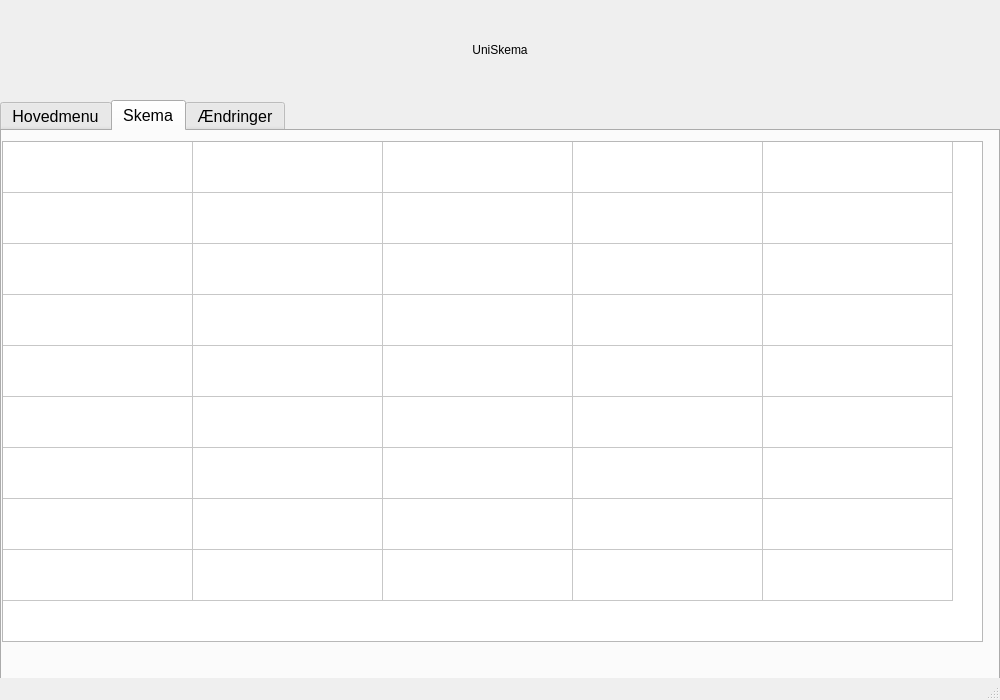
<?xml version="1.0" encoding="UTF-8"?>
<ui version="4.0">
 <class>MainWindow</class>
 <widget class="QMainWindow" name="MainWindow">
  <property name="geometry">
   <rect>
    <x>0</x>
    <y>0</y>
    <width>1000</width>
    <height>700</height>
   </rect>
  </property>
  <property name="sizePolicy">
   <sizepolicy hsizetype="Fixed" vsizetype="Fixed">
    <horstretch>0</horstretch>
    <verstretch>0</verstretch>
   </sizepolicy>
  </property>
  <property name="minimumSize">
   <size>
    <width>1000</width>
    <height>700</height>
   </size>
  </property>
  <property name="maximumSize">
   <size>
    <width>1000</width>
    <height>700</height>
   </size>
  </property>
  <property name="windowTitle">
   <string>MainWindow</string>
  </property>
  <widget class="QWidget" name="centralwidget">
   <widget class="QTabWidget" name="tabWidget">
    <property name="geometry">
     <rect>
      <x>0</x>
      <y>100</y>
      <width>1000</width>
      <height>600</height>
     </rect>
    </property>
    <property name="styleSheet">
     <string notr="true">font-size:16px;</string>
    </property>
    <property name="currentIndex">
     <number>1</number>
    </property>
    <widget class="QWidget" name="tab">
     <attribute name="title">
      <string>Hovedmenu</string>
     </attribute>
    </widget>
    <widget class="QWidget" name="tab_3">
     <attribute name="title">
      <string>Skema</string>
     </attribute>
     <widget class="QTableWidget" name="tableWidget_2">
      <property name="geometry">
       <rect>
        <x>0</x>
        <y>10</y>
        <width>981</width>
        <height>501</height>
       </rect>
      </property>
      <property name="maximumSize">
       <size>
        <width>1000</width>
        <height>600</height>
       </size>
      </property>
      <property name="styleSheet">
       <string notr="true"/>
      </property>
      <attribute name="horizontalHeaderVisible">
       <bool>false</bool>
      </attribute>
      <attribute name="horizontalHeaderMinimumSectionSize">
       <number>190</number>
      </attribute>
      <attribute name="horizontalHeaderDefaultSectionSize">
       <number>190</number>
      </attribute>
      <attribute name="horizontalHeaderStretchLastSection">
       <bool>false</bool>
      </attribute>
      <attribute name="verticalHeaderVisible">
       <bool>false</bool>
      </attribute>
      <attribute name="verticalHeaderCascadingSectionResizes">
       <bool>false</bool>
      </attribute>
      <attribute name="verticalHeaderMinimumSectionSize">
       <number>51</number>
      </attribute>
      <attribute name="verticalHeaderDefaultSectionSize">
       <number>51</number>
      </attribute>
      <attribute name="verticalHeaderHighlightSections">
       <bool>false</bool>
      </attribute>
      <attribute name="verticalHeaderShowSortIndicator" stdset="0">
       <bool>false</bool>
      </attribute>
      <attribute name="verticalHeaderStretchLastSection">
       <bool>false</bool>
      </attribute>
      <row>
       <property name="text">
        <string>8</string>
       </property>
      </row>
      <row>
       <property name="text">
        <string>9</string>
       </property>
      </row>
      <row>
       <property name="text">
        <string>10</string>
       </property>
      </row>
      <row>
       <property name="text">
        <string>11</string>
       </property>
      </row>
      <row>
       <property name="text">
        <string>12</string>
       </property>
      </row>
      <row>
       <property name="text">
        <string>13</string>
       </property>
      </row>
      <row>
       <property name="text">
        <string>14</string>
       </property>
      </row>
      <row>
       <property name="text">
        <string>15</string>
       </property>
      </row>
      <row>
       <property name="text">
        <string>16</string>
       </property>
      </row>
      <column>
       <property name="text">
        <string>Mandag</string>
       </property>
      </column>
      <column>
       <property name="text">
        <string>Tirsdag</string>
       </property>
      </column>
      <column>
       <property name="text">
        <string>Onsdag</string>
       </property>
      </column>
      <column>
       <property name="text">
        <string>Torsdag</string>
       </property>
      </column>
      <column>
       <property name="text">
        <string>Fredag</string>
       </property>
      </column>
     </widget>
    </widget>
    <widget class="QWidget" name="tab_2">
     <attribute name="title">
      <string>Ændringer</string>
     </attribute>
     <widget class="QTableWidget" name="tableWidget">
      <property name="geometry">
       <rect>
        <x>3</x>
        <y>40</y>
        <width>990</width>
        <height>481</height>
       </rect>
      </property>
      <property name="maximumSize">
       <size>
        <width>1000</width>
        <height>600</height>
       </size>
      </property>
      <property name="styleSheet">
       <string notr="true"/>
      </property>
      <column>
       <property name="text">
        <string>Mandag</string>
       </property>
      </column>
      <column>
       <property name="text">
        <string>Tirsdag</string>
       </property>
      </column>
      <column>
       <property name="text">
        <string>Onsdag</string>
       </property>
      </column>
      <column>
       <property name="text">
        <string>Torsdag</string>
       </property>
      </column>
      <column>
       <property name="text">
        <string>Fredag</string>
       </property>
      </column>
     </widget>
     <widget class="QLabel" name="label_2">
      <property name="geometry">
       <rect>
        <x>10</x>
        <y>10</y>
        <width>221</width>
        <height>16</height>
       </rect>
      </property>
      <property name="text">
       <string>TextLabel</string>
      </property>
     </widget>
     <widget class="QPushButton" name="pushButton">
      <property name="geometry">
       <rect>
        <x>870</x>
        <y>10</y>
        <width>75</width>
        <height>24</height>
       </rect>
      </property>
      <property name="text">
       <string>PushButton</string>
      </property>
     </widget>
    </widget>
   </widget>
   <widget class="QLabel" name="label">
    <property name="geometry">
     <rect>
      <x>0</x>
      <y>0</y>
      <width>1000</width>
      <height>100</height>
     </rect>
    </property>
    <property name="styleSheet">
     <string notr="true">font: 500 30pt;</string>
    </property>
    <property name="text">
     <string>UniSkema</string>
    </property>
    <property name="alignment">
     <set>Qt::AlignCenter</set>
    </property>
   </widget>
  </widget>
  <widget class="QMenuBar" name="menubar">
   <property name="geometry">
    <rect>
     <x>0</x>
     <y>0</y>
     <width>1000</width>
     <height>22</height>
    </rect>
   </property>
  </widget>
  <widget class="QStatusBar" name="statusbar"/>
 </widget>
 <resources/>
 <connections/>
</ui>
